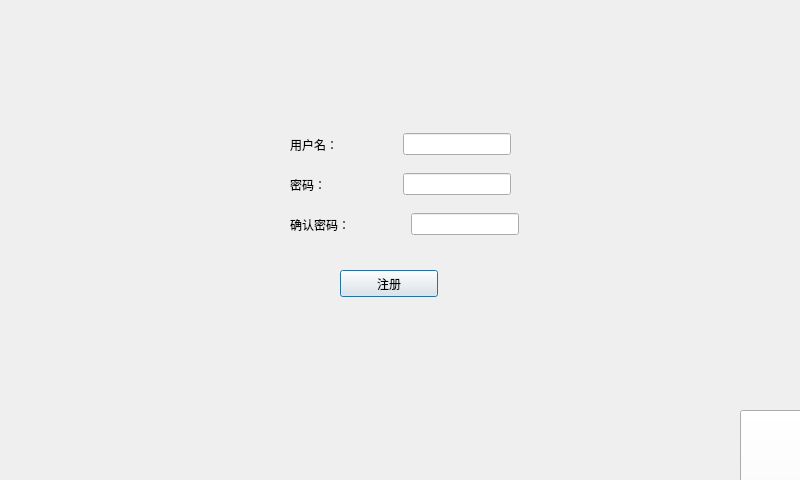
<?xml version="1.0" encoding="UTF-8"?>
<ui version="4.0">
 <class>resgister</class>
 <widget class="QDialog" name="resgister">
  <property name="geometry">
   <rect>
    <x>0</x>
    <y>0</y>
    <width>800</width>
    <height>480</height>
   </rect>
  </property>
  <property name="windowTitle">
   <string>Dialog</string>
  </property>
  <widget class="QLabel" name="label">
   <property name="geometry">
    <rect>
     <x>0</x>
     <y>0</y>
     <width>800</width>
     <height>480</height>
    </rect>
   </property>
   <property name="styleSheet">
    <string notr="true">background-image: url(:/3201.png);</string>
   </property>
   <property name="text">
    <string/>
   </property>
  </widget>
  <widget class="QWidget" name="layoutWidget">
   <property name="geometry">
    <rect>
     <x>290</x>
     <y>170</y>
     <width>221</width>
     <height>29</height>
    </rect>
   </property>
   <layout class="QHBoxLayout" name="horizontalLayout_2">
    <item>
     <widget class="QLabel" name="label_3">
      <property name="text">
       <string>密码：</string>
      </property>
     </widget>
    </item>
    <item>
     <widget class="QLineEdit" name="led_pwd">
      <property name="sizePolicy">
       <sizepolicy hsizetype="Fixed" vsizetype="Fixed">
        <horstretch>0</horstretch>
        <verstretch>0</verstretch>
       </sizepolicy>
      </property>
     </widget>
    </item>
   </layout>
  </widget>
  <widget class="QWidget" name="layoutWidget_2">
   <property name="geometry">
    <rect>
     <x>290</x>
     <y>210</y>
     <width>229</width>
     <height>29</height>
    </rect>
   </property>
   <layout class="QHBoxLayout" name="horizontalLayout_3">
    <item>
     <widget class="QLabel" name="label_4">
      <property name="text">
       <string>确认密码：</string>
      </property>
     </widget>
    </item>
    <item>
     <widget class="QLineEdit" name="led_repwd">
      <property name="sizePolicy">
       <sizepolicy hsizetype="Fixed" vsizetype="Fixed">
        <horstretch>0</horstretch>
        <verstretch>0</verstretch>
       </sizepolicy>
      </property>
     </widget>
    </item>
   </layout>
  </widget>
  <widget class="QPushButton" name="pushButton">
   <property name="geometry">
    <rect>
     <x>340</x>
     <y>270</y>
     <width>98</width>
     <height>27</height>
    </rect>
   </property>
   <property name="text">
    <string>注册</string>
   </property>
  </widget>
  <widget class="QPushButton" name="pushButton_2">
   <property name="geometry">
    <rect>
     <x>740</x>
     <y>410</y>
     <width>291</width>
     <height>361</height>
    </rect>
   </property>
   <property name="styleSheet">
    <string notr="true">border-image: url(:/3206.png);</string>
   </property>
   <property name="text">
    <string/>
   </property>
  </widget>
  <widget class="QWidget" name="">
   <property name="geometry">
    <rect>
     <x>290</x>
     <y>130</y>
     <width>221</width>
     <height>29</height>
    </rect>
   </property>
   <layout class="QHBoxLayout" name="horizontalLayout">
    <item>
     <widget class="QLabel" name="label_2">
      <property name="text">
       <string>用户名：</string>
      </property>
     </widget>
    </item>
    <item>
     <widget class="QLineEdit" name="led_name">
      <property name="sizePolicy">
       <sizepolicy hsizetype="Fixed" vsizetype="Fixed">
        <horstretch>0</horstretch>
        <verstretch>0</verstretch>
       </sizepolicy>
      </property>
     </widget>
    </item>
   </layout>
  </widget>
 </widget>
 <resources/>
 <connections/>
</ui>
